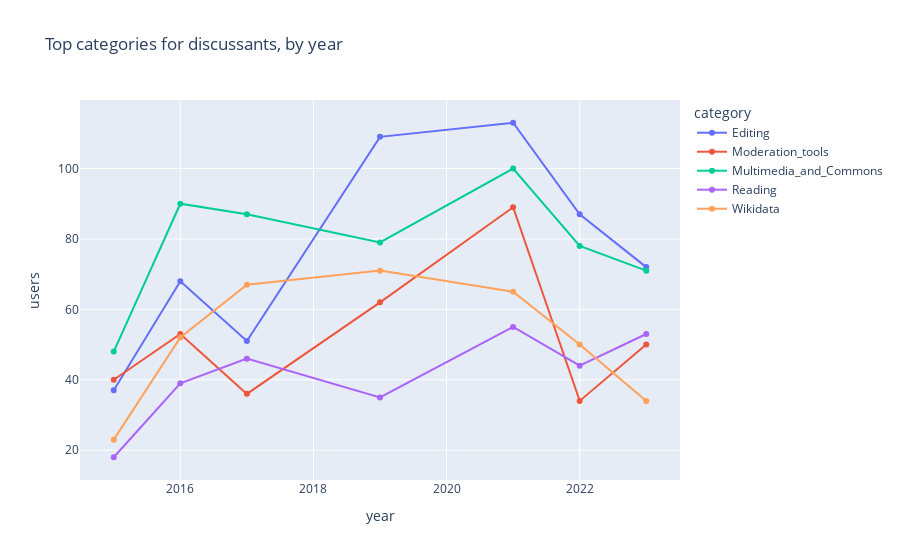

Notebook code for this chart:
### Markdown cell above
##### Top categories for discussants, by year

### Code cell
topd_categories = discussants_by_category.query("""discussant_rank <= 5""").category.values.tolist()
discussants_cy = roles_by_cy.query("""(category ==  @topd_categories) & (role == 'discussant')""")

fig = px.line(
    discussants_cy, 
    x='year', 
    y='users', 
    color='category', 
    markers=True, 
    width=iplot_width, 
    title='Top categories for discussants, by year')

iplot(fig, config=iplot_config)

### Figure 1 — Plotly figure (JSON) as saved in the notebook; plotly's stock layout.template omitted (floating-point values rounded to 4 significant figures)
{"data": [{"hovertemplate": "category=Editing<br>year=%{x}<br>users=%{y}<extra></extra>", "legendgroup": "Editing", "line": {"color": "#636efa", "dash": "solid"}, "marker": {"symbol": "circle"}, "mode": "markers+lines", "name": "Editing", "orientation": "v", "showlegend": true, "type": "scatter", "x": [2015, 2016, 2017, 2019, 2021, 2022, 2023], "xaxis": "x", "y": [37, 68, 51, 109, 113, 87, 72], "yaxis": "y"}, {"hovertemplate": "category=Moderation_tools<br>year=%{x}<br>users=%{y}<extra></extra>", "legendgroup": "Moderation_tools", "line": {"color": "#EF553B", "dash": "solid"}, "marker": {"symbol": "circle"}, "mode": "markers+lines", "name": "Moderation_tools", "orientation": "v", "showlegend": true, "type": "scatter", "x": [2015, 2016, 2017, 2019, 2021, 2022, 2023], "xaxis": "x", "y": [40, 53, 36, 62, 89, 34, 50], "yaxis": "y"}, {"hovertemplate": "category=Multimedia_and_Commons<br>year=%{x}<br>users=%{y}<extra></extra>", "legendgroup": "Multimedia_and_Commons", "line": {"color": "#00cc96", "dash": "solid"}, "marker": {"symbol": "circle"}, "mode": "markers+lines", "name": "Multimedia_and_Commons", "orientation": "v", "showlegend": true, "type": "scatter", "x": [2015, 2016, 2017, 2019, 2021, 2022, 2023], "xaxis": "x", "y": [48, 90, 87, 79, 100, 78, 71], "yaxis": "y"}, {"hovertemplate": "category=Reading<br>year=%{x}<br>users=%{y}<extra></extra>", "legendgroup": "Reading", "line": {"color": "#ab63fa", "dash": "solid"}, "marker": {"symbol": "circle"}, "mode": "markers+lines", "name": "Reading", "orientation": "v", "showlegend": true, "type": "scatter", "x": [2015, 2016, 2017, 2019, 2021, 2022, 2023], "xaxis": "x", "y": [18, 39, 46, 35, 55, 44, 53], "yaxis": "y"}, {"hovertemplate": "category=Wikidata<br>year=%{x}<br>users=%{y}<extra></extra>", "legendgroup": "Wikidata", "line": {"color": "#FFA15A", "dash": "solid"}, "marker": {"symbol": "circle"}, "mode": "markers+lines", "name": "Wikidata", "orientation": "v", "showlegend": true, "type": "scatter", "x": [2015, 2016, 2017, 2019, 2021, 2022, 2023], "xaxis": "x", "y": [23, 52, 67, 71, 65, 50, 34], "yaxis": "y"}], "layout": {"autosize": true, "legend": {"title": {"text": "category"}, "tracegroupgap": 0}, "title": {"text": "Top categories for discussants, by year"}, "xaxis": {"anchor": "y", "autorange": true, "domain": [0, 1], "range": [2015.0, 2023.0], "title": {"text": "year"}, "type": "linear"}, "yaxis": {"anchor": "x", "autorange": true, "domain": [0, 1], "range": [10.16, 120.8], "title": {"text": "users"}, "type": "linear"}}}
